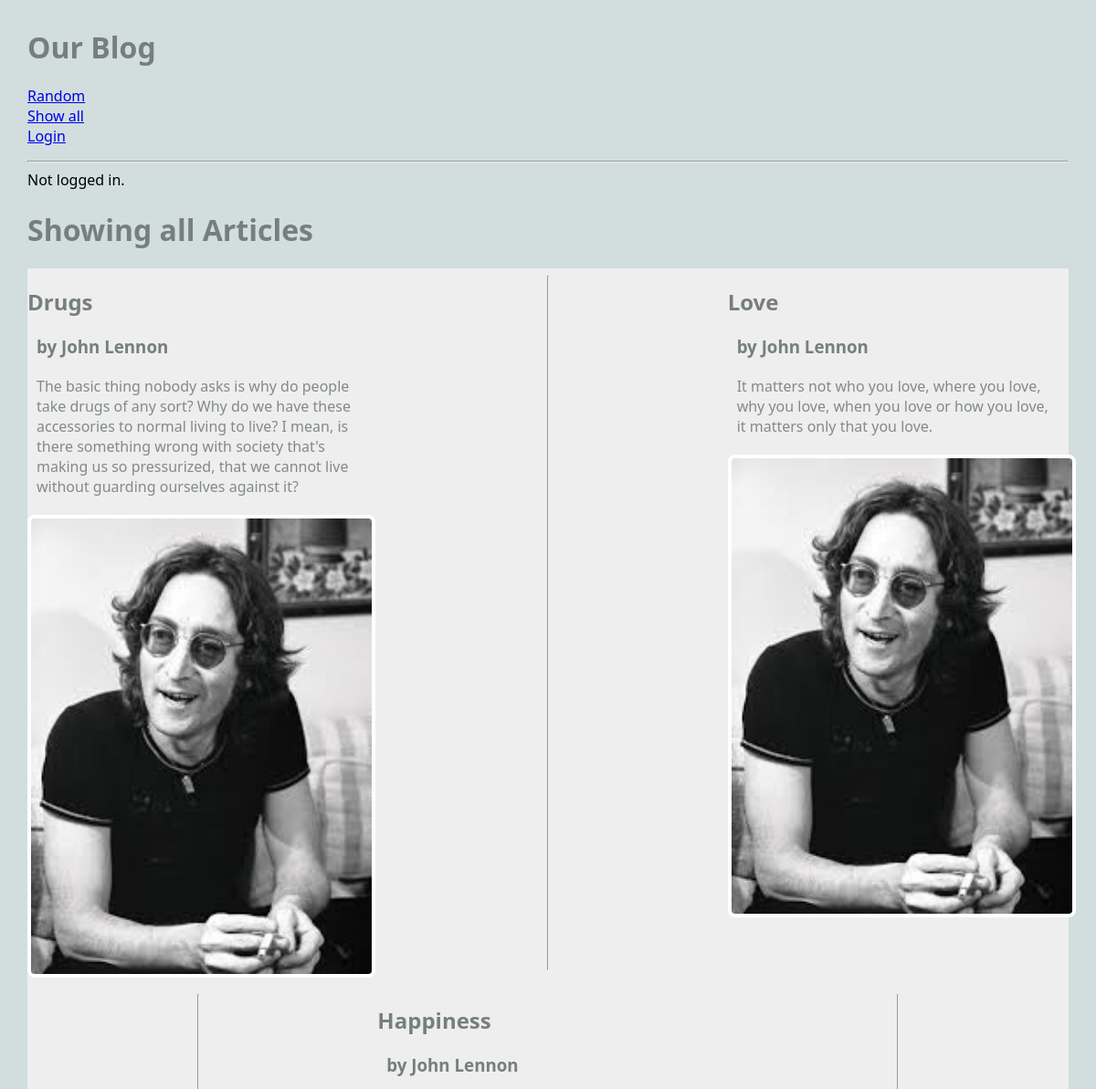
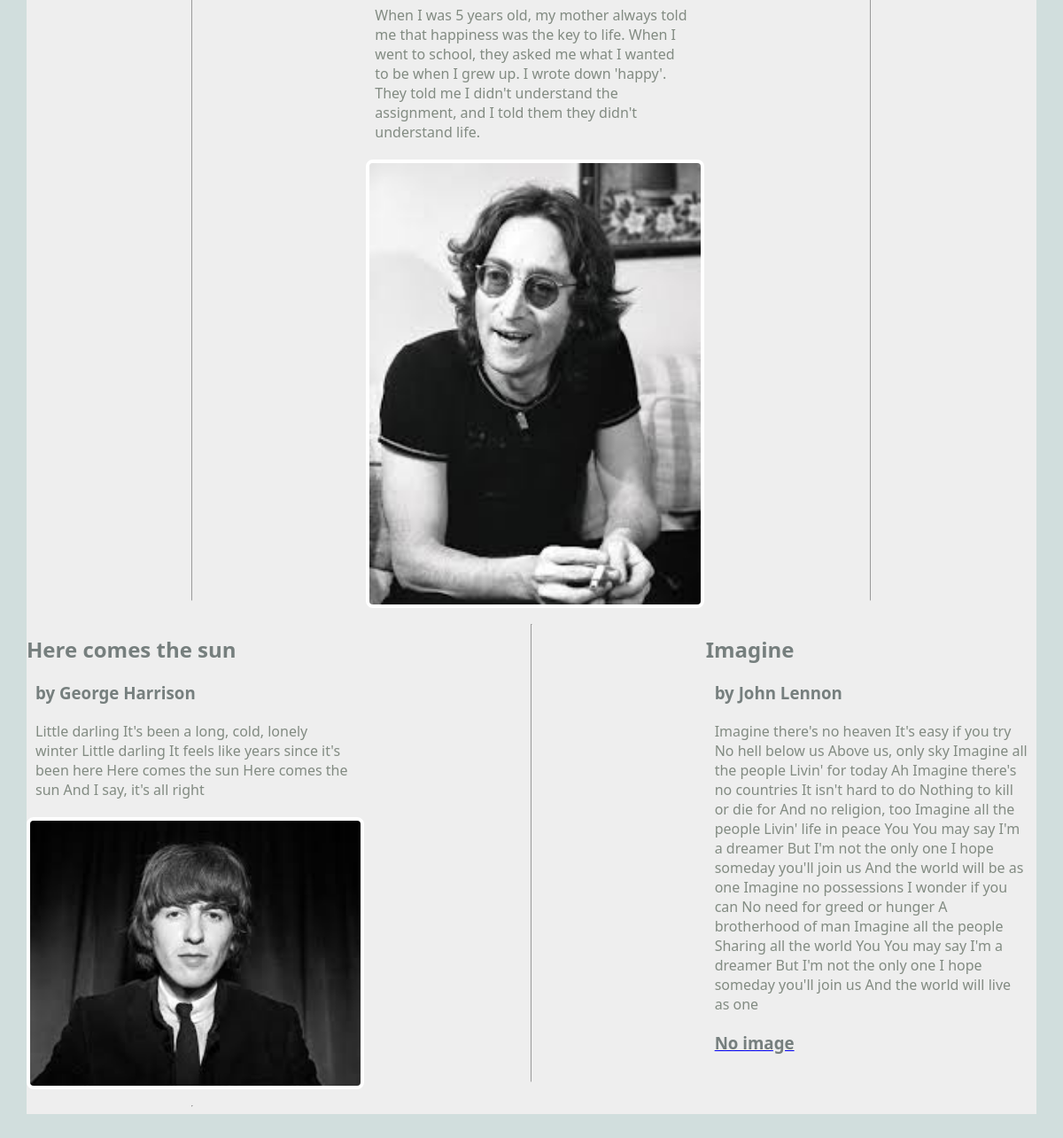
/blog/show_all, run on the app's committed database (2 pictures, top to bottom).
### blog/models.py (models this page shows, shortened)
class Article(models.Model):
    title = models.TextField(blank=True)
    author = models.TextField(blank=True)
    text = models.TextField(blank=True)
    published = models.DateTimeField(auto_now=True)
    image_file = models.ImageField(blank=True) # file upload
    user = models.ForeignKey(User, on_delete=models.CASCADE)
    def __str__(self):
        return f'{self.title} by {self.author}'

### blog/views.py (the view)
# urls.py: path('show_all', ShowAllView.as_view(), name="show_all"),
class ShowAllView(ListView):
    model = Article
    template_name = "blog/show_all.html"
    context_object_name = "articles"
    def dispatch(self, request, *args, **kwargs):
        if request.user.is_authenticated:
            print(f'ShowAllView.dispatch(): request.user={request.user}')
        else:
            print(f'ShowAllView.dispatch(): not logged in.')
        return super().dispatch(request, *args, **kwargs)

### blog/templates/blog/show_all.html
{% extends 'blog/base.html' %}
{% block content %}
<h1> Showing all Articles </h1>
<main class = "grid-container">
     {% for article in articles %}
    <article>
        <div>
            <h2> {{article.title}} </h2>
            <h3> by {{article.author}} </h3>
            <p> {{article.text}} </p>
        </div>
        <a href="{% url 'article' article.pk %}">
        {% if article.image_file %}
        <img src = "{{article.image_file.url}}" alt = "">
        {% else %}
        <h3> No image</h3>
        {% endif %}
        </a>
    </article>
    <hr>
    {% endfor %}
</main>
{% endblock %}

### blog/templates/blog/base.html (shortened to what this page needs)
 {% load static %}
<html>
    <head>
        <link rel="stylesheet" type="text/css" href="{% static 'styles-blog.css' %}">
    </head>
    <body>
        <head>
            <h1> Our Blog </h1>
            <nav>
                <ul>
                    <li><a href="{% url 'random' %}"> Random </a></li><br>
                    <li><a href="{% url 'show_all' %}"> Show all </a></li><br>
                    {% if request.user.is_authenticated %}
                    <li><a href="{% url 'create_article' %}"> Create </a></li><br>
                    <li>
                        <form method="post" action="{% url 'logout' %}">
                            {% csrf_token %}
                            <input type="submit" value="Logout">
                        </form>
                    </li>
                    {% else %}
                    <li><a href="{% url 'login' %}"> Login </a></li>
                    {% endif %}
                </ul>
                <hr>
                {% if request.user.is_authenticated %}
                Logged in as: {{ request.user }}
                {% else %}
                Not logged in.
                {% endif %}
            </nav>
        </head>
        {% block content %}
        {% endblock %}
    </body>
</html>

### static/styles-blog.css (style rules this page uses)
body { margin: 30px; background: #d1dedd; font-family:'Segoe UI', Tahoma, Geneva, Verdana, sans-serif; }
ul, li { padding: 0px; list-style-type: none; }
h1, h2, h3 { color: #767f7e; }
p { color: #828b82; }
.grid-container { background: #eee; max-width: 900px; display: grid; grid-template-columns: repeat(3, 1fr); grid-gap: 10px; max-width: 1200px; margin: 20px auto; }
article img, article.featured img { width: 100%; border: 4px solid #fff; border-radius: 8px; }
article p, article h3 { margin: 20px 10px; }
nav li { display: inline; }

### data on the page
Article: title "Drugs", author "John Lennon", text "The basic thing nobody asks is why do people take drugs of any sort? Why do we have these accessories to normal living to live? I mean, is there something wrong with society that's making us so pressurized, that we cannot live without guarding ourselves against it?", image_file (picture)
Article: title "Love", author "John Lennon", text "It matters not who you love, where you love, why you love, when you love or how you love, it matters only that you love.", image_file (picture)
Article: title "Happiness", author "John Lennon", text "When I was 5 years old, my mother always told me that happiness was the key to life. When I went to school, they asked me what I wanted to be when I grew up. I wrote down 'happy'. They told me I didn't understand the assignment, and I told them they didn't understand life.", image_file (picture)
Article: title "Here comes the sun", author "George Harrison", text "Little darling It's been a long, cold, lonely winter Little darling It feels like years since it's been here Here comes the sun Here comes the sun And I say, it's all right", image_file (picture)
Article: title "Imagine", author "John Lennon", text "Imagine there's no heaven It's easy if you try No hell below us Above us, only sky Imagine all the people Livin' for today Ah Imagine there's no countries It isn't hard to do Nothing to kill or die for And no religion, too Imagine all the people Livin' life in peace You You may say I'm a dreamer But I'm not the only one I hope someday you'll join us And the world will be as one Imagine no possessions I wonder if you can No need for greed or hunger A brotherhood of man Imagine all the people Sharing all the world You You may say I'm a dreamer But I'm not the only one I hope someday you'll join us And the world will live as one", image_file "No image"
